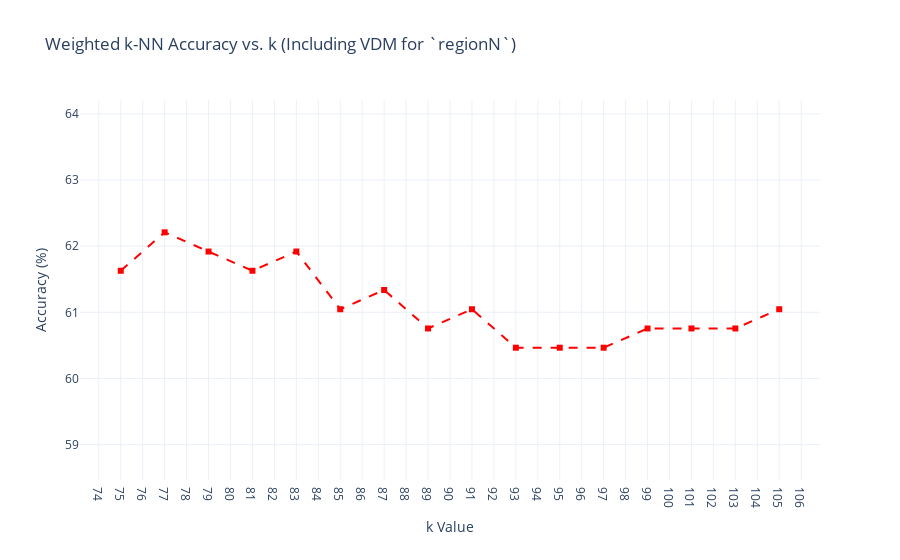

Here is the notebook cell this chart was saved with:
### Code cell
fig = go.Figure()

fig.add_trace(go.Scatter(
    x=list(kvalues),
    y=accuracy_weighted_l1,
    mode='lines+markers',
    name="Weighted k-NN",
    marker=dict(color="red", symbol='square'),
    line=dict(dash='dash')
))

fig.update_layout(
    title="Weighted k-NN Accuracy vs. k (Including VDM for `regionN`)",
    xaxis_title="k Value",
    yaxis_title="Accuracy (%)",
    xaxis=dict(tickmode="linear"),
    yaxis=dict(range=[min(accuracy_weighted_l1) - 2, max(accuracy_weighted_l1) + 2]),
    template="plotly_white"
)
fig.show()

### Figure 1 — Plotly figure (JSON) as saved in the notebook; plotly's stock layout.template omitted (floating-point values rounded to 4 significant figures)
{"data": [{"line": {"dash": "dash"}, "marker": {"color": "red", "symbol": "square"}, "mode": "lines+markers", "name": "Weighted k-NN", "type": "scatter", "x": [75, 77, 79, 81, 83, 85, 87, 89, 91, 93, 95, 97, 99, 101, 103, 105], "y": [61.63, 62.21, 61.92, 61.63, 61.92, 61.05, 61.34, 60.76, 61.05, 60.47, 60.47, 60.47, 60.76, 60.76, 60.76, 61.05]}], "layout": {"title": {"text": "Weighted k-NN Accuracy vs. k (Including VDM for `regionN`)"}, "xaxis": {"tickmode": "linear", "title": {"text": "k Value"}}, "yaxis": {"range": [58.47, 64.21], "title": {"text": "Accuracy (%)"}}}}
